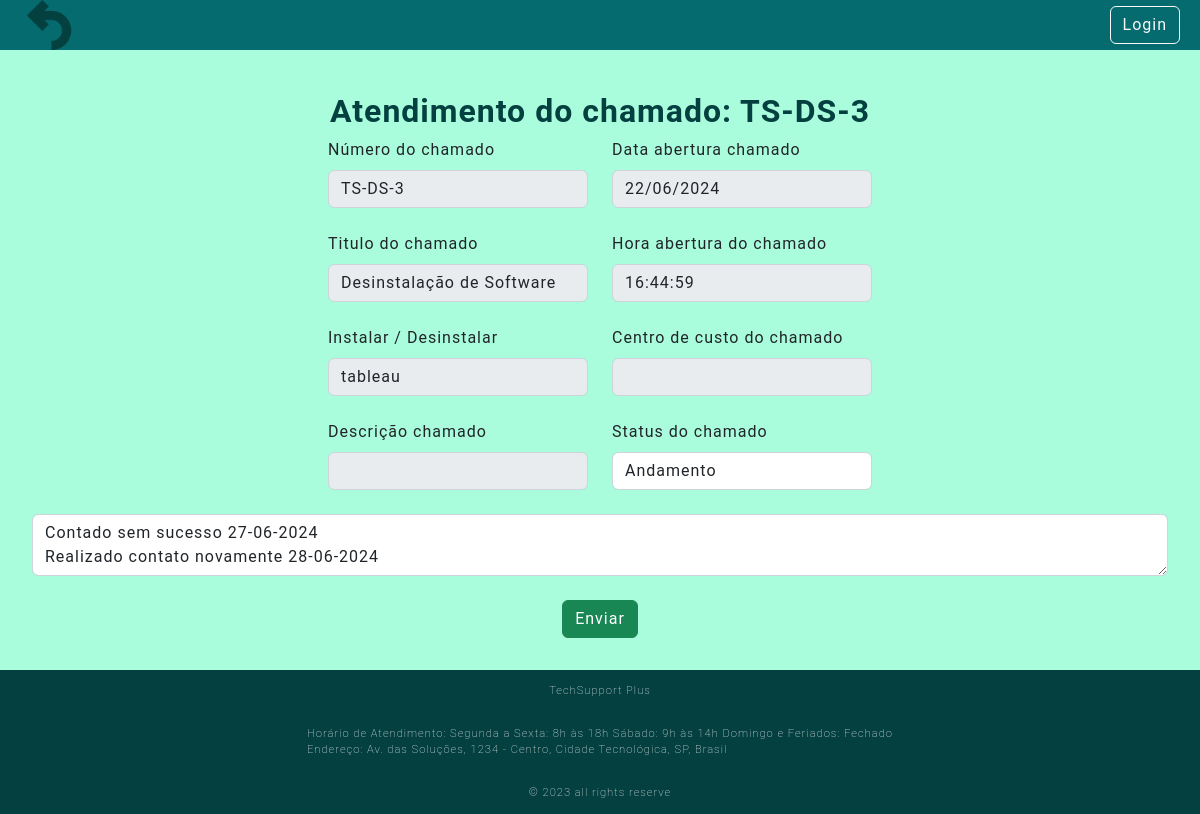
/4/atendimento, run on the app's committed database.
### Src/Model/Bd.py (models this page shows, shortened)
class Ticket(db.Model):
    __tablename__ = "Ticket"
    id = db.Column(db.Integer, primary_key=True, autoincrement=True)
    idUser = db.Column(db.Integer,db.ForeignKey('CreatUser.id'))
    identificador = db.Column(db.String(50), nullable=False)
    title = db.Column(db.String(50), nullable=False)
    software = db.Column(db.String(50), nullable=False)
    description = db.Column(db.String, nullable=False)
    status = db.Column(db.String(20), nullable=False, default='Open')
    execution = db.Column(db.String(500), nullable=False)
    created_data = db.Column(db.String, nullable=False)
    created_hora = db.Column(db.String, nullable=False)
    cost_center = db.Column(db.String, nullable=False)

### Src/View/NewTicket.py (the view)
@tk.route('/<id>/atendimento')
def atendimento(id):
    tickets = Ticket.query.filter_by(id=id).all()
    return render_template('atendimento.html', tickets=tickets)

### Templates/atendimento.html (shortened to what this page needs)
{% extends 'base.html' %}
{% block conteudo %}
    {% for ticket in tickets %}
    <h1>Atendimento do chamado: {{ ticket.identificador }}</h1>
    <form method="POST" action="{{ url_for('router.tk.update', id=ticket.id )}}">
<div class="row justify-content-center">
    <div class="form-group col-md-3" style="text-align: left;">
        <label class="form-label" >Número do chamado</label>
        <input type="text" class="form-control" name="identificador" value="{{ticket.identificador}}" disabled><br>
        <label class="form-label" >Titulo do chamado</label>
        <input type="text" class="form-control" name="title" value="{{ticket.title}}" disabled><br>
        {% if ticket.cost_center%}
            <label class="form-label" >Equipamentos</label>
        {% else %}
            <label class="form-label" >Instalar / Desinstalar</label>
        {% endif %}
        <input type="text" class="form-control" name="software" value="{{ticket.software}}" disabled><br>
        <label class="form-label" >Descrição chamado</label>
        <input type="text" class="form-control" name="description" value="{{ticket.description}}" disabled><br>
    </div>
    <div class="form-group col-md-3" style="text-align: left;">
        <label class="form-label" >Data abertura chamado</label>
        <input type="text" class="form-control" name="created_data" value="{{ticket.created_data}}" disabled><br>
        <label class="form-label" >Hora abertura do chamado</label>
        <input type="text" class="form-control" name="created_hora" value="{{ticket.created_hora}}" disabled><br>
        <label class="form-label" >Centro de custo do chamado</label>
        <input type="text" class="form-control" name="cost_center" value="{{ticket.cost_center}}" disabled><br>
        <label class="form-label" >Status do chamado</label>
        <select class="form-control" name="status" required>
            <option value="Andamento" {% if ticket.status == 'Andamento' %}selected{% endif %}>Andamento</option>
        </select><br>
    </div>
</div>
<div class="row justify-content-center">
    {% if ticket.status == "open" %}
        <textarea class="form-control" placeholder="Atendimento: " name="Atendimento"></textarea>
    {% else %}
        <textarea class="form-control" name="Atendimento">{{ ticket.execution.split(' | ')[0] }}</textarea>
    {% endif %}
</div><br>
    <button class="btn btn-success" type="submit" name="button" value="{{current_user.userName}}" >Enviar</button>
</form>
    {% endfor %}
{% endblock conteudo %}

### Public/style.css (style rules this page uses)
:root { --color-neutral-0: #044040; --color-neutral-10: #2e2c2c; --color-neutral-20: #066b6e; --color-neutral-30: #a8a29e; --color-neutral-40: #fcf8f8; --color-neutral-50: #a9fddd; }
* { font-family: 'Roboto', sans-serif; margin: 0; padding: 0; box-sizing: border-box; letter-spacing: 1px; }
body { background: var(--color-neutral-50); display: flex; flex-direction: column; min-height: 100vh; }
h1 { color: var(--color-neutral-0); font-size: 2rem; font-weight: bold; }

### data on the page
Ticket: identificador "TS-DS-3", title "Desinstalação de Software", cost_center "Instalar / Desinstalar", software "tableau", created_data "22/06/2024", created_hora "16:44:59", status "Andamento", Atendimento "Contado sem sucesso 27-06-2024 Realizado contato novamente 28-06-2024"
